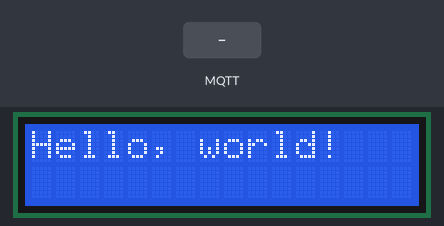
Simulated run of this sketch. Board: ESP8266 (NodeMCU). Shown: 16×2 character LCD. The test bench sets the inputs (shaded band). WiFi joins after 1.5 s; servers stay silent unless stated; no MQTT or app messages arrive unless stated; what the sketch prints to the serial monitor is not drawn.

Above: at 2.7 s.
2.8 s: MQTT message "1" arrives on the first subscribed topic
At 4.0 s:
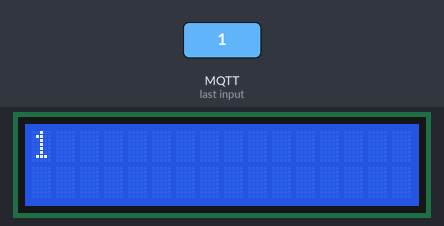
4.3 s: MQTT message "on" arrives on the first subscribed topic
At 5.4 s:
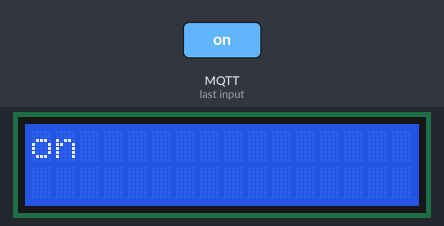
5.8 s: MQTT message "off" arrives on the first subscribed topic
At 6.6 s:
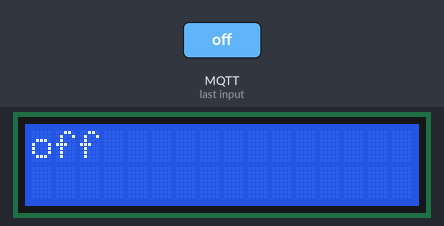
Timing chart, 0 to 8.8 s (numbered marks = the images above; inputs shaded):
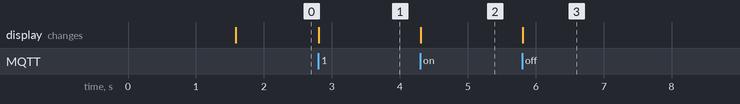

Measured:
- after the input at 2.8 s, the display: changes at once (image 1)
- after the input at 4.3 s, the display: changes at once (image 2)
- after the input at 5.8 s, the display: changes at once (image 3)

The sketch:

mqtt_8266_I2C_LCD_Display.ino
```cpp
#include <Wire.h>
#include <LiquidCrystal_I2C.h>
#include <ESP8266WiFi.h>
#include <PubSubClient.h>

const char* ssid     = "DIYIOT";
const char* password = "diyiotdiyiot";
const char* mqtt_server = "10.10.10.3";
const char* topic = "lcd_display/1";
char msg[50];
char message_buffer[100];

// Set the LCD address to 0x27 for a 16 chars and 2 line display
LiquidCrystal_I2C lcd(0x27, 16, 2);
WiFiClient espClient;
PubSubClient client(espClient);

void setup()
{
         Serial.begin(115200);
        setup_wifi();
        Wire.begin(4, 5);
	// initialize the LCD
	lcd.begin();

	// Turn on the blacklight and print a message.
	lcd.backlight();
	lcd.print("Hello, world!");
        client.setServer(mqtt_server, 1883);
        client.setCallback(callback);
}

void setup_wifi() {

  delay(10);
  // We start by connecting to a WiFi network
  Serial.println();
  Serial.print("Connecting to ");
  Serial.println(ssid);

  WiFi.begin(ssid, password);

  while (WiFi.status() != WL_CONNECTED) {
    delay(500);
    Serial.print(".");
  }

  Serial.println("");
  Serial.println("WiFi connected");
  Serial.println("IP address: ");
  Serial.println(WiFi.localIP());
}

void callback(char* topic, byte* payload, unsigned int length) {
 int i = 0;
  Serial.print("Message arrived [");
  Serial.print(topic);
  Serial.print("] ");
  payload[length] = '\0';
  String message = String((char*)payload);
  Serial.println("Received: " + String(message));
  lcd.clear();
  lcd.print(message);

}

void reconnect() {
  // Loop until we're reconnected
  while (!client.connected()) {

      Serial.print("Attempting MQTT connection...");
      Serial.println(topic);
    // Attempt to connect
    if (client.connect(topic)) {
      Serial.println("connected");
      // Once connected, publish an announcement...
      client.publish(topic, "connected!");
      client.subscribe(topic);
    } else {
      Serial.print("failed, rc=");
      Serial.print(client.state());
      Serial.println(" try again in 5 seconds");
      // Wait 5 seconds before retrying
      delay(5000);
    }
  }
}

void loop()
{
    if (!client.connected()) {
    reconnect();
  }
    client.loop();
}
```
